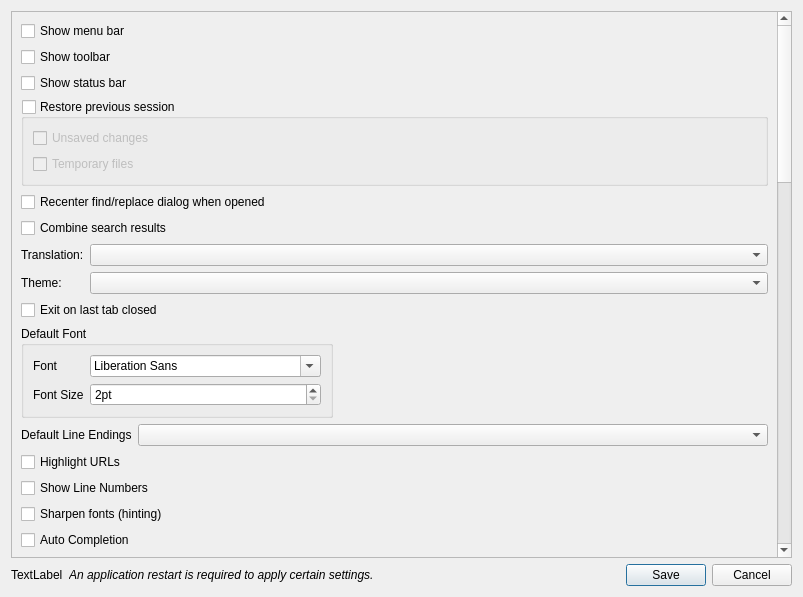
<?xml version="1.0" encoding="UTF-8"?>
<ui version="4.0">
 <class>PreferencesDialog</class>
 <widget class="QDialog" name="PreferencesDialog">
  <property name="geometry">
   <rect>
    <x>0</x>
    <y>0</y>
    <width>803</width>
    <height>597</height>
   </rect>
  </property>
  <property name="windowTitle">
   <string>Preferences</string>
  </property>
  <layout class="QVBoxLayout" name="verticalLayout">
   <item>
    <widget class="QScrollArea" name="scrollArea">
     <property name="widgetResizable">
      <bool>true</bool>
     </property>
     <widget class="QWidget" name="scrollAreaWidgetContents">
      <property name="geometry">
       <rect>
        <x>0</x>
        <y>-99</y>
        <width>769</width>
        <height>644</height>
       </rect>
      </property>
      <layout class="QVBoxLayout" name="verticalLayout_4">
       <item>
        <layout class="QVBoxLayout" name="verticalLayout_2">
         <item>
          <widget class="QCheckBox" name="checkBoxMenuBar">
           <property name="text">
            <string>Show menu bar</string>
           </property>
          </widget>
         </item>
         <item>
          <widget class="QCheckBox" name="checkBoxToolBar">
           <property name="text">
            <string>Show toolbar</string>
           </property>
          </widget>
         </item>
         <item>
          <widget class="QCheckBox" name="checkBoxStatusBar">
           <property name="text">
            <string>Show status bar</string>
           </property>
          </widget>
         </item>
         <item>
          <widget class="QGroupBox" name="gbxRestorePreviousSession">
           <property name="title">
            <string>Restore previous session</string>
           </property>
           <property name="checkable">
            <bool>true</bool>
           </property>
           <property name="checked">
            <bool>false</bool>
           </property>
           <layout class="QVBoxLayout" name="verticalLayout_3">
            <item>
             <widget class="QCheckBox" name="checkBoxUnsavedFiles">
              <property name="text">
               <string>Unsaved changes</string>
              </property>
             </widget>
            </item>
            <item>
             <widget class="QCheckBox" name="checkBoxRestoreTempFiles">
              <property name="text">
               <string>Temporary files</string>
              </property>
             </widget>
            </item>
           </layout>
          </widget>
         </item>
        </layout>
       </item>
       <item>
        <widget class="QCheckBox" name="checkBoxRecenterSearchDialog">
         <property name="text">
          <string>Recenter find/replace dialog when opened</string>
         </property>
        </widget>
       </item>
       <item>
        <widget class="QCheckBox" name="checkBoxCombineSearchResults">
         <property name="text">
          <string>Combine search results</string>
         </property>
        </widget>
       </item>
       <item>
        <layout class="QFormLayout" name="formLayout">
         <property name="labelAlignment">
          <set>Qt::AlignLeading|Qt::AlignLeft|Qt::AlignVCenter</set>
         </property>
         <property name="formAlignment">
          <set>Qt::AlignLeading|Qt::AlignLeft|Qt::AlignTop</set>
         </property>
         <item row="0" column="1">
          <widget class="QComboBox" name="comboBoxTranslation"/>
         </item>
         <item row="0" column="0">
          <widget class="QLabel" name="label">
           <property name="text">
            <string>Translation:</string>
           </property>
          </widget>
         </item>
         <item row="1" column="0">
          <widget class="QLabel" name="labelTheme">
           <property name="text">
            <string>Theme:</string>
           </property>
          </widget>
         </item>
         <item row="1" column="1">
          <widget class="QComboBox" name="comboBoxTheme"/>
         </item>
        </layout>
       </item>
       <item>
        <widget class="QCheckBox" name="checkBoxExitOnLastTabClosed">
         <property name="text">
          <string>Exit on last tab closed</string>
         </property>
        </widget>
       </item>
       <item>
        <layout class="QHBoxLayout" name="horizontalLayout">
         <item>
          <widget class="QGroupBox" name="groupBox">
           <property name="title">
            <string>Default Font</string>
           </property>
           <layout class="QFormLayout" name="formLayout_2">
            <item row="1" column="0">
             <widget class="QLabel" name="label_2">
              <property name="text">
               <string>Font</string>
              </property>
             </widget>
            </item>
            <item row="1" column="1">
             <widget class="QFontComboBox" name="fcbDefaultFont"/>
            </item>
            <item row="3" column="0">
             <widget class="QLabel" name="label_3">
              <property name="text">
               <string>Font Size</string>
              </property>
             </widget>
            </item>
            <item row="3" column="1">
             <widget class="QSpinBox" name="spbDefaultFontSize">
              <property name="suffix">
               <string>pt</string>
              </property>
              <property name="minimum">
               <number>2</number>
              </property>
              <property name="maximum">
               <number>48</number>
              </property>
             </widget>
            </item>
           </layout>
          </widget>
         </item>
         <item>
          <spacer name="horizontalSpacer">
           <property name="orientation">
            <enum>Qt::Horizontal</enum>
           </property>
           <property name="sizeHint" stdset="0">
            <size>
             <width>40</width>
             <height>20</height>
            </size>
           </property>
          </spacer>
         </item>
        </layout>
       </item>
       <item>
        <layout class="QFormLayout" name="formLayout_3">
         <item row="0" column="0">
          <widget class="QLabel" name="label_4">
           <property name="text">
            <string>Default Line Endings</string>
           </property>
          </widget>
         </item>
         <item row="0" column="1">
          <widget class="QComboBox" name="comboBoxLineEndings"/>
         </item>
        </layout>
       </item>
       <item>
        <widget class="QCheckBox" name="checkBoxHighlightURLs">
         <property name="text">
          <string>Highlight URLs</string>
         </property>
        </widget>
       </item>
       <item>
        <widget class="QCheckBox" name="checkBoxShowLineNumbers">
         <property name="text">
          <string>Show Line Numbers</string>
         </property>
        </widget>
       </item>
       <item>
        <widget class="QCheckBox" name="checkBoxFontHinting">
         <property name="toolTip">
          <string>Snap glyphs to the pixel grid for sharper text. Disable to keep the font's exact outline. Affects all editors.</string>
         </property>
         <property name="text">
          <string>Sharpen fonts (hinting)</string>
         </property>
        </widget>
       </item>
       <item>
        <widget class="QCheckBox" name="checkBoxAutoCompletion">
         <property name="text">
          <string>Auto Completion</string>
         </property>
        </widget>
       </item>
       <item>
        <widget class="QGroupBox" name="groupBoxChatFont">
         <property name="title">
          <string>Chat Font</string>
         </property>
         <layout class="QFormLayout" name="formLayoutChatFont">
          <item row="0" column="0" colspan="2">
           <widget class="QCheckBox" name="checkBoxChatUseDefaultFont">
            <property name="toolTip">
             <string>When enabled, the AI chat uses the editor's Default Font. Disable to choose a separate font for the chat.</string>
            </property>
            <property name="text">
             <string>Use default font</string>
            </property>
           </widget>
          </item>
          <item row="1" column="0">
           <widget class="QLabel" name="labelChatFont">
            <property name="text">
             <string>Font</string>
            </property>
           </widget>
          </item>
          <item row="1" column="1">
           <widget class="QFontComboBox" name="fcbChatFont"/>
          </item>
          <item row="2" column="0">
           <widget class="QLabel" name="labelChatFontSize">
            <property name="text">
             <string>Font Size</string>
            </property>
           </widget>
          </item>
          <item row="2" column="1">
           <widget class="QSpinBox" name="spbChatFontSize">
            <property name="suffix">
             <string>pt</string>
            </property>
            <property name="minimum">
             <number>2</number>
            </property>
            <property name="maximum">
             <number>48</number>
            </property>
           </widget>
          </item>
          <item row="3" column="0" colspan="2">
           <widget class="QCheckBox" name="checkBoxChatFontHinting">
            <property name="toolTip">
             <string>Snap glyphs to the pixel grid for sharper text. Disable to keep the font's exact outline. Affects the AI chat.</string>
            </property>
            <property name="text">
             <string>Sharpen fonts (hinting)</string>
            </property>
           </widget>
          </item>
         </layout>
        </widget>
       </item>
       <item>
        <widget class="QGroupBox" name="groupBox_2">
         <property name="title">
          <string>Default Directory</string>
         </property>
         <layout class="QVBoxLayout" name="verticalLayout_5">
          <item>
           <widget class="QRadioButton" name="radioFollowCurrentDirectory">
            <property name="text">
             <string>Follow Current Document</string>
            </property>
           </widget>
          </item>
          <item>
           <widget class="QRadioButton" name="radioLastUsedDirectory">
            <property name="text">
             <string>Last Used Directory</string>
            </property>
           </widget>
          </item>
          <item>
           <layout class="QHBoxLayout" name="horizontalLayout_2">
            <item>
             <widget class="QRadioButton" name="radioHardCoded">
              <property name="text">
               <string/>
              </property>
             </widget>
            </item>
            <item>
             <widget class="QLineEdit" name="txtHardCodedPath"/>
            </item>
            <item>
             <widget class="QToolButton" name="btnSelectHardCodedPath">
              <property name="text">
               <string>...</string>
              </property>
             </widget>
            </item>
           </layout>
          </item>
         </layout>
        </widget>
       </item>
       <item>
        <widget class="QGroupBox" name="groupBoxDataDir">
         <property name="title">
          <string>Data Directory</string>
         </property>
         <layout class="QFormLayout" name="formLayoutDataDir">
          <item row="0" column="0">
           <widget class="QLabel" name="labelDataDirPath">
            <property name="text">
             <string>Current path</string>
            </property>
           </widget>
          </item>
          <item row="0" column="1">
           <layout class="QHBoxLayout" name="layoutDataDirPath">
            <item>
             <widget class="QLineEdit" name="lineEditDataDir">
              <property name="readOnly">
               <bool>true</bool>
              </property>
             </widget>
            </item>
            <item>
             <widget class="QToolButton" name="btnBrowseDataDir">
              <property name="text">
               <string>...</string>
              </property>
             </widget>
            </item>
           </layout>
          </item>
          <item row="1" column="0">
           <widget class="QLabel" name="labelDataDirSource">
            <property name="text">
             <string>Source</string>
            </property>
           </widget>
          </item>
          <item row="1" column="1">
           <widget class="QLabel" name="labelDataDirSourceValue">
            <property name="text">
             <string/>
            </property>
           </widget>
          </item>
         </layout>
        </widget>
       </item>
       <item>
        <widget class="QGroupBox" name="groupBoxClaudeUsage">
         <property name="title">
          <string>Claude Usage</string>
         </property>
         <layout class="QFormLayout" name="formLayoutClaudeUsage">
          <item row="0" column="0">
           <widget class="QLabel" name="labelClaudeConfigDirs">
            <property name="text">
             <string>Config folders</string>
            </property>
            <property name="alignment">
             <set>Qt::AlignLeading|Qt::AlignLeft|Qt::AlignTop</set>
            </property>
            <property name="toolTip">
             <string>Folders holding .credentials.json for the usage indicator, one Claude account each. Leave empty for $CLAUDE_CONFIG_DIR or ~/.claude.</string>
            </property>
           </widget>
          </item>
          <item row="0" column="1">
           <layout class="QHBoxLayout" name="layoutClaudeConfigDirs">
            <item>
             <widget class="QListWidget" name="listClaudeConfigDirs">
              <property name="maximumSize">
               <size>
                <width>16777215</width>
                <height>110</height>
               </size>
              </property>
              <property name="toolTip">
               <string>Double-click to edit a path. Drag to reorder.</string>
              </property>
              <property name="editTriggers">
               <set>QAbstractItemView::DoubleClicked|QAbstractItemView::EditKeyPressed</set>
              </property>
              <property name="dragDropMode">
               <enum>QAbstractItemView::InternalMove</enum>
              </property>
              <property name="defaultDropAction">
               <enum>Qt::MoveAction</enum>
              </property>
              <property name="selectionMode">
               <enum>QAbstractItemView::ExtendedSelection</enum>
              </property>
             </widget>
            </item>
            <item>
             <layout class="QVBoxLayout" name="layoutClaudeConfigDirButtons">
              <item>
               <widget class="QPushButton" name="btnAddClaudeConfigDir">
                <property name="text">
                 <string>Add...</string>
                </property>
               </widget>
              </item>
              <item>
               <widget class="QPushButton" name="btnRemoveClaudeConfigDir">
                <property name="text">
                 <string>Remove</string>
                </property>
               </widget>
              </item>
              <item>
               <spacer name="spacerClaudeConfigDirButtons">
                <property name="orientation">
                 <enum>Qt::Vertical</enum>
                </property>
                <property name="sizeHint" stdset="0">
                 <size>
                  <width>0</width>
                  <height>0</height>
                 </size>
                </property>
               </spacer>
              </item>
             </layout>
            </item>
           </layout>
          </item>
          <item row="1" column="1">
           <widget class="QLabel" name="labelClaudeConfigDirsHint">
            <property name="text">
             <string>One account per folder. Empty uses $CLAUDE_CONFIG_DIR or ~/.claude.</string>
            </property>
            <property name="wordWrap">
             <bool>true</bool>
            </property>
           </widget>
          </item>
         </layout>
        </widget>
       </item>
       <item>
        <widget class="QGroupBox" name="groupBoxTerminal">
         <property name="title">
          <string>Terminal</string>
         </property>
         <layout class="QFormLayout" name="formLayoutTerminal">
          <item row="0" column="0">
           <widget class="QLabel" name="labelShellCommand">
            <property name="text">
             <string>Shell</string>
            </property>
           </widget>
          </item>
          <item row="0" column="1">
           <widget class="QComboBox" name="comboBoxShell"/>
          </item>
          <item row="1" column="0">
           <widget class="QLabel" name="labelCustomShell">
            <property name="text">
             <string>Custom path</string>
            </property>
           </widget>
          </item>
          <item row="1" column="1">
           <layout class="QHBoxLayout" name="layoutShellCommand">
            <item>
             <widget class="QLineEdit" name="lineEditShellCommand"/>
            </item>
            <item>
             <widget class="QToolButton" name="btnBrowseShell">
              <property name="text">
               <string>...</string>
              </property>
             </widget>
            </item>
           </layout>
          </item>
          <item row="2" column="0">
           <widget class="QLabel" name="labelTerminalFont">
            <property name="text">
             <string>Terminal font</string>
            </property>
           </widget>
          </item>
          <item row="2" column="1">
           <widget class="QPushButton" name="btnChooseTerminalFont">
            <property name="text">
             <string>Choose font...</string>
            </property>
           </widget>
          </item>
          <item row="3" column="0">
           <widget class="QLabel" name="labelTerminalMemoryLimit">
            <property name="text">
             <string>Memory limit</string>
            </property>
            <property name="buddy">
             <cstring>spinBoxTerminalMemoryLimit</cstring>
            </property>
            <property name="toolTip">
             <string>Caps programs launched from a local terminal so one of them cannot exhaust memory and close the editor. On Windows the program is stopped. Applies to terminals opened after this change. SSH terminals are not capped.</string>
            </property>
           </widget>
          </item>
          <item row="3" column="1">
           <widget class="QSpinBox" name="spinBoxTerminalMemoryLimit">
            <property name="toolTip">
             <string>Caps programs launched from a local terminal so one of them cannot exhaust memory and close the editor. On Windows the program is stopped. Applies to terminals opened after this change. SSH terminals are not capped. 0 means no limit.</string>
            </property>
            <property name="specialValueText">
             <string>No limit</string>
            </property>
            <property name="suffix">
             <string> GB</string>
            </property>
            <property name="minimum">
             <number>0</number>
            </property>
            <property name="maximum">
             <number>256</number>
            </property>
            <property name="value">
             <number>16</number>
            </property>
           </widget>
          </item>
         </layout>
        </widget>
       </item>
       <item>
        <widget class="QGroupBox" name="groupBoxAi">
         <property name="title">
          <string>AI Provider</string>
         </property>
         <layout class="QFormLayout" name="formLayoutAi">
          <item row="0" column="0">
           <widget class="QLabel" name="labelAiApiFormat">
            <property name="text">
             <string>API format</string>
            </property>
           </widget>
          </item>
          <item row="0" column="1">
           <widget class="QComboBox" name="comboBoxAiApiFormat"/>
          </item>
          <item row="1" column="0">
           <widget class="QLabel" name="labelAiUrl">
            <property name="text">
             <string>OpenAI-compatible endpoint</string>
            </property>
           </widget>
          </item>
          <item row="1" column="1">
           <widget class="QLineEdit" name="lineEditAiUrl">
            <property name="placeholderText">
             <string>https://api.openai.com/v1</string>
            </property>
            <property name="toolTip">
             <string>Base URL of any OpenAI-compatible Chat Completions API (e.g. https://api.openai.com/v1). The /chat/completions path is appended automatically.</string>
            </property>
           </widget>
          </item>
          <item row="2" column="0">
           <widget class="QLabel" name="labelAiModel">
            <property name="text">
             <string>Model</string>
            </property>
           </widget>
          </item>
          <item row="2" column="1">
           <widget class="QLineEdit" name="lineEditAiModel">
            <property name="placeholderText">
             <string>gpt-4o-mini</string>
            </property>
           </widget>
          </item>
          <item row="3" column="0">
           <widget class="QLabel" name="labelAiApiKey">
            <property name="text">
             <string>API key</string>
            </property>
           </widget>
          </item>
          <item row="3" column="1">
           <layout class="QHBoxLayout" name="layoutAiApiKey">
            <item>
             <widget class="QLineEdit" name="lineEditAiApiKey">
              <property name="echoMode">
               <enum>QLineEdit::Password</enum>
              </property>
              <property name="placeholderText">
               <string>sk-...</string>
              </property>
             </widget>
            </item>
            <item>
             <widget class="QPushButton" name="btnAiSaveApiKey">
              <property name="text">
               <string>Save</string>
              </property>
              <property name="autoDefault">
               <bool>false</bool>
              </property>
             </widget>
            </item>
            <item>
             <widget class="QPushButton" name="btnAiClearApiKey">
              <property name="text">
               <string>Clear</string>
              </property>
              <property name="autoDefault">
               <bool>false</bool>
              </property>
             </widget>
            </item>
           </layout>
          </item>
          <item row="4" column="1">
           <widget class="QLabel" name="labelAiApiKeyStatus">
            <property name="text">
             <string/>
            </property>
            <property name="wordWrap">
             <bool>true</bool>
            </property>
           </widget>
          </item>
          <item row="5" column="0">
           <widget class="QLabel" name="labelAiPromptTemplate">
            <property name="text">
             <string>Prompt template</string>
            </property>
            <property name="alignment">
             <set>Qt::AlignRight|Qt::AlignTop|Qt::AlignTrailing</set>
            </property>
           </widget>
          </item>
          <item row="5" column="1">
           <layout class="QVBoxLayout" name="layoutAiPromptTemplate">
            <item>
             <widget class="QPlainTextEdit" name="plainTextEditAiPromptTemplate">
              <property name="minimumHeight">
               <number>140</number>
              </property>
              <property name="placeholderText">
               <string>Supported placeholders: {{rules}}, {{subject_hint}}, {{diff}}</string>
              </property>
             </widget>
            </item>
            <item>
             <layout class="QHBoxLayout" name="layoutAiPromptTemplateButtons">
              <item>
               <spacer name="spacerAiPromptTemplate">
                <property name="orientation">
                 <enum>Qt::Horizontal</enum>
                </property>
               </spacer>
              </item>
              <item>
               <widget class="QPushButton" name="btnAiResetPromptTemplate">
                <property name="text">
                 <string>Reset to default</string>
                </property>
                <property name="autoDefault">
                 <bool>false</bool>
                </property>
               </widget>
              </item>
             </layout>
            </item>
           </layout>
          </item>
          <item row="6" column="0">
           <widget class="QLabel" name="labelAiDiffBudget">
            <property name="text">
             <string>Diff budget (bytes)</string>
            </property>
           </widget>
          </item>
          <item row="6" column="1">
           <widget class="QSpinBox" name="spinBoxAiDiffBudget">
            <property name="minimum">
             <number>1000</number>
            </property>
            <property name="maximum">
             <number>200000</number>
            </property>
            <property name="singleStep">
             <number>1000</number>
            </property>
           </widget>
          </item>
          <item row="7" column="0">
           <widget class="QLabel" name="labelAiRulesBudget">
            <property name="text">
             <string>Rules budget (bytes)</string>
            </property>
           </widget>
          </item>
          <item row="7" column="1">
           <widget class="QSpinBox" name="spinBoxAiRulesBudget">
            <property name="minimum">
             <number>0</number>
            </property>
            <property name="maximum">
             <number>50000</number>
            </property>
            <property name="singleStep">
             <number>500</number>
            </property>
           </widget>
          </item>
          <item row="8" column="0">
           <widget class="QLabel" name="labelAiIdleTimeout">
            <property name="text">
             <string>Stream idle timeout (s)</string>
            </property>
           </widget>
          </item>
          <item row="8" column="1">
           <widget class="QSpinBox" name="spinBoxAiIdleTimeout">
            <property name="minimum">
             <number>5</number>
            </property>
            <property name="maximum">
             <number>600</number>
            </property>
           </widget>
          </item>
          <item row="9" column="0">
           <widget class="QLabel" name="labelAiShortcut">
            <property name="text">
             <string>Generate shortcut</string>
            </property>
           </widget>
          </item>
          <item row="9" column="1">
           <widget class="QKeySequenceEdit" name="keySequenceEditAiShortcut"/>
          </item>
         </layout>
        </widget>
       </item>
       <item>
        <spacer name="verticalSpacer">
         <property name="orientation">
          <enum>Qt::Vertical</enum>
         </property>
         <property name="sizeHint" stdset="0">
          <size>
           <width>20</width>
           <height>40</height>
          </size>
         </property>
        </spacer>
       </item>
      </layout>
     </widget>
    </widget>
   </item>
   <item>
    <layout class="QHBoxLayout" name="layoutAppRestart">
     <item>
      <widget class="QLabel" name="labelAppRestartIcon">
       <property name="text">
        <string>TextLabel</string>
       </property>
      </widget>
     </item>
     <item>
      <widget class="QLabel" name="labelAppRestart">
       <property name="font">
        <font>
         <italic>true</italic>
        </font>
       </property>
       <property name="text">
        <string>An application restart is required to apply certain settings.</string>
       </property>
      </widget>
     </item>
     <item>
      <widget class="QDialogButtonBox" name="buttonBox">
       <property name="orientation">
        <enum>Qt::Horizontal</enum>
       </property>
       <property name="standardButtons">
        <set>QDialogButtonBox::Save|QDialogButtonBox::Cancel</set>
       </property>
      </widget>
     </item>
    </layout>
   </item>
  </layout>
 </widget>
 <resources/>
 <connections>
  <connection>
   <sender>buttonBox</sender>
   <signal>accepted()</signal>
   <receiver>PreferencesDialog</receiver>
   <slot>accept()</slot>
   <hints>
    <hint type="sourcelabel">
     <x>792</x>
     <y>586</y>
    </hint>
    <hint type="destinationlabel">
     <x>157</x>
     <y>274</y>
    </hint>
   </hints>
  </connection>
  <connection>
   <sender>buttonBox</sender>
   <signal>rejected()</signal>
   <receiver>PreferencesDialog</receiver>
   <slot>reject()</slot>
   <hints>
    <hint type="sourcelabel">
     <x>792</x>
     <y>586</y>
    </hint>
    <hint type="destinationlabel">
     <x>286</x>
     <y>274</y>
    </hint>
   </hints>
  </connection>
 </connections>
</ui>
